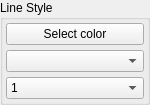
<?xml version="1.0" encoding="UTF-8"?>
<ui version="4.0">
 <class>LineStyleGroupBox</class>
 <widget class="QGroupBox" name="LineStyleGroupBox">
  <property name="geometry">
   <rect>
    <x>0</x>
    <y>0</y>
    <width>150</width>
    <height>100</height>
   </rect>
  </property>
  <property name="windowTitle">
   <string>GroupBox</string>
  </property>
  <property name="title">
   <string>Line Style</string>
  </property>
  <layout class="QGridLayout" name="gridLayout">
   <property name="margin">
    <number>3</number>
   </property>
   <property name="spacing">
    <number>5</number>
   </property>
   <item row="0" column="0">
    <widget class="QPushButton" name="btnColorSelect">
     <property name="text">
      <string>Select color</string>
     </property>
    </widget>
   </item>
   <item row="1" column="0">
    <widget class="QComboBox" name="dashStyleComboBox"/>
   </item>
   <item row="2" column="0">
    <widget class="QComboBox" name="lineSizeComboBox">
     <item>
      <property name="text">
       <string>1</string>
      </property>
     </item>
     <item>
      <property name="text">
       <string>2</string>
      </property>
     </item>
     <item>
      <property name="text">
       <string>3</string>
      </property>
     </item>
     <item>
      <property name="text">
       <string>4</string>
      </property>
     </item>
     <item>
      <property name="text">
       <string>5</string>
      </property>
     </item>
     <item>
      <property name="text">
       <string>6</string>
      </property>
     </item>
    </widget>
   </item>
  </layout>
 </widget>
 <resources/>
 <connections/>
</ui>
